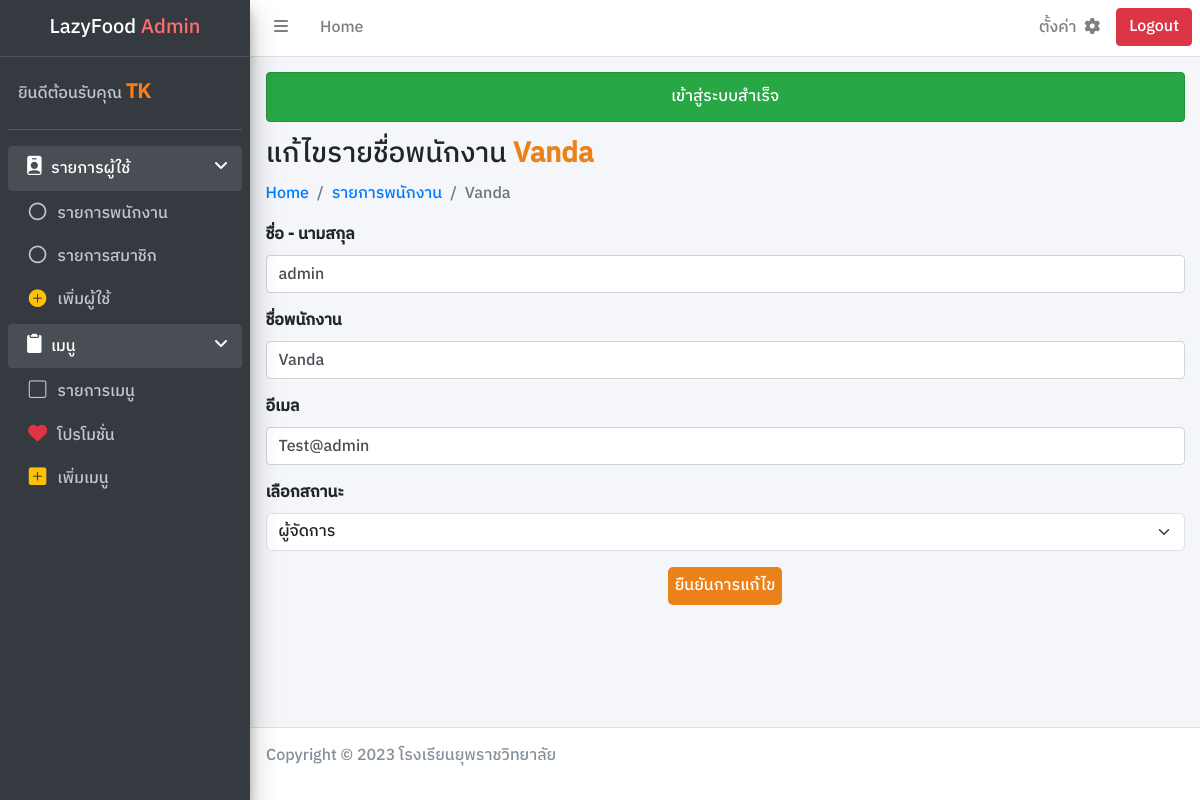
Page /admin/editpersonnel.php?userid=37 (signed in) on the committed database.
### tables this page shows
CREATE TABLE `User` (
  `u_id` int(11) NOT NULL,
  `u_fname` varchar(255) NOT NULL,
  `u_username` varchar(255) NOT NULL,
  `u_email` varchar(255) NOT NULL,
  `u_pass` varchar(255) NOT NULL,
  `u_rank` varchar(255) NOT NULL
);

### connect/server.php (called while the page is built, shortened)
<?php session_start();
    class DB_conn {
        function __construct() {
            $conn = mysqli_connect(DB_host, DB_user, DB_pass, DB_name);
            $this->dbconn = $conn;
        }
    }

### class/user_db.php (called while the page is built, shortened)
<?php require_once '../connect/server.php';
    class User_DB extends DB_conn {
        public function readuserid($userid) {
            $sql = "SELECT * FROM User WHERE u_id = '$userid'";
            $result = mysqli_query($this->dbconn, $sql);
            return $result;
        }
    }

### admin/editpersonnel.php (the view, shortened to what this page needs)
<?php require_once '../connect/server.php';
require_once '../class/user_db.php';
    $dbuser = new User_DB();
    $userid = $_GET['userid'];
    $readuserid = $dbuser->readuserid($userid);
    $rowuser = mysqli_fetch_assoc($readuserid);
?>
<!DOCTYPE html>
<html lang="en">
<head>
    <link rel="stylesheet" href="../framework/css/bootstrap.min.css">
    <link rel="stylesheet" href="https://cdn.jsdelivr.net/npm/bootstrap-icons@1.11.2/font/bootstrap-icons.min.css">
    <link rel="stylesheet" href="../framework/css/adminlte.min.css">
    <link rel="stylesheet" href="https://cdnjs.cloudflare.com/ajax/libs/font-awesome/6.2.1/css/all.min.css">
    <link rel="stylesheet" href="../dist/css/main.css">
</head>
<body class="wrapper">
    <?php include_once './component/navbar.php'; ?>
    <?php include_once './component/sidebar.php'; ?>
    <div class="content-wrapper">
        <div class="content-header">
            <div class="container-fluid">
                <div>
                    <?php include_once './component/succeed.php' ?>
                </div>
                <div >
                    <h3 class="">แก้ไขรายชื่อพนักงาน <a class="fw-bolder color"><?php echo $rowuser['u_username'] ?></a></h3>
                </div>
                <div>
                    <nav aria-label="breadcrumb">
                        <ol class="breadcrumb">
                            <li class="breadcrumb-item"><a href="./adminpage.php">Home</a></li>
                            <li class="breadcrumb-item"><a href="./listpersonnel.php">รายการพนักงาน</a></li>
                            <li class="breadcrumb-item active" aria-current="page"><?php echo $rowuser['u_username'] ?></li>
                        </ol>
                    </nav>
                </div>
            </div>
        </div>
        <div class="content">
            <div class="container-fluid">
                <div class="row">
                    <div class="col-12">
                        <form action="../process/edituser_db.php" method="post">
                            <div class="mb-3">
                                <label for="fullname" class="form-label">ชื่อ - นามสกุล</label>
                                <input type="text" class="form-control" name="fname" id="fullname" value="<?php echo $rowuser['u_fname'] ?>" autocomplete="off" required>
                            </div>
                            <div class="mb-3">
                                <label for="username" class="form-label">ชื่อพนักงาน</label>
                                <input type="text" class="form-control" name="username" id="username" value="<?php echo $rowuser['u_username'] ?>" autocomplete="off" required>
                            </div>
                            <div class="mb-3">
                                <label for="email" class="form-label">อีเมล</label>
                                <input type="email" class="form-control" name="email" id="email" value="<?php echo $rowuser['u_email'] ?>" autocomplete="off" required>
                            </div>
                            <div class="mb-3">
                                <label for="rank">เลือกสถานะ</label>
                                <select class="form-select" name="rank" id="rank" required>
                                    <option selected hidden value="<?php echo $rowuser['u_rank']; ?>"><?php echo $rowuser['u_rank']; ?></option>
                                </select>
                            </div>
                            <div class="mb-2">
                                <button type="submit" class="btn-color m-auto d-block" name="edituser">ยืนยันการแก้ไข</button>
                            </div>
                        </form>
                    </div>
                </div>
            </div>
        </div>
    </div>
    <?php include_once './component/footer.php'; ?>
</body>
</html>

### rows in the picture
user: u_username "Vanda", fname "admin", username "Vanda", email "Test@admin", rank "ผู้จัดการ"

### other values in the picture
$_SESSION['name'] "TK"
$_SESSION['succeed'] "เข้าสู่ระบบสำเร็จ"
